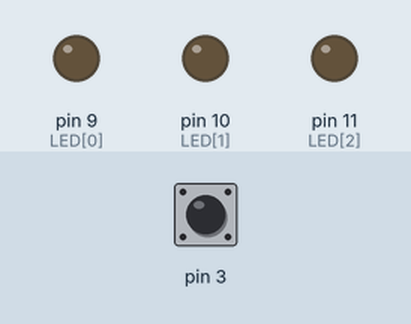
Recording of a sketch running on a simulated Arduino Uno, built with avr-gcc and run on an emulated ATmega328P. On the bench: output pins drawn as LEDs (lit = HIGH). The inputs (shaded band) are chosen by the test bench; at power-on: pin 3 LOW.

Above: at 1.2 s.
1.3 s: pin 3 driven HIGH
At 2.3 s:
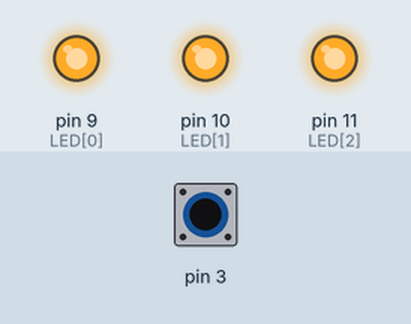
At 3.6 s:
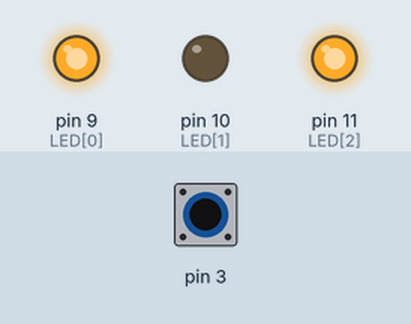
4.3 s: pin 3 pulsed LOW 2 times (0.12 s each, 0.3 s apart)
At 6.3 s:
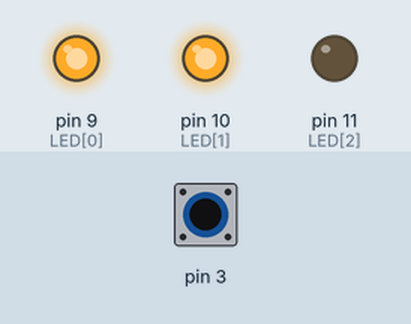
Timing chart, 0 to 16.9 s (numbered marks = the images above; inputs shaded):
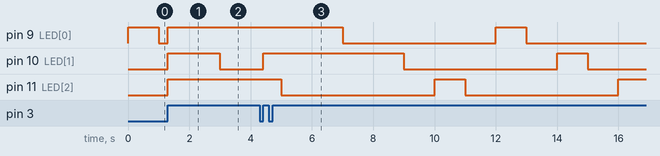

Measured:
- after the input at 1.3 s, pin 9 (LED[0]): LOW → HIGH at once; pin 11 (LED[2]): LOW → HIGH after 0.00 s instead of 2.7 s

The sketch:

5_2.ino
```cpp
int LED[] = {9,10,11};
void setup() {

pinMode(LED[0], OUTPUT);
pinMode(LED[1], OUTPUT);
pinMode(LED[2], OUTPUT);
attachInterrupt(1, blink, RISING);
}
void loop(){
 for(int i=0; i<3; i++){
  digitalWrite(LED[i], HIGH);
  delay(1000);
  digitalWrite(LED[i], LOW);
  delay(1000);
 }
}
void blink(){
  digitalWrite(LED[0], HIGH);
  digitalWrite(LED[1], HIGH);
  digitalWrite(LED[2], HIGH);
  delay(1000);
}
```
